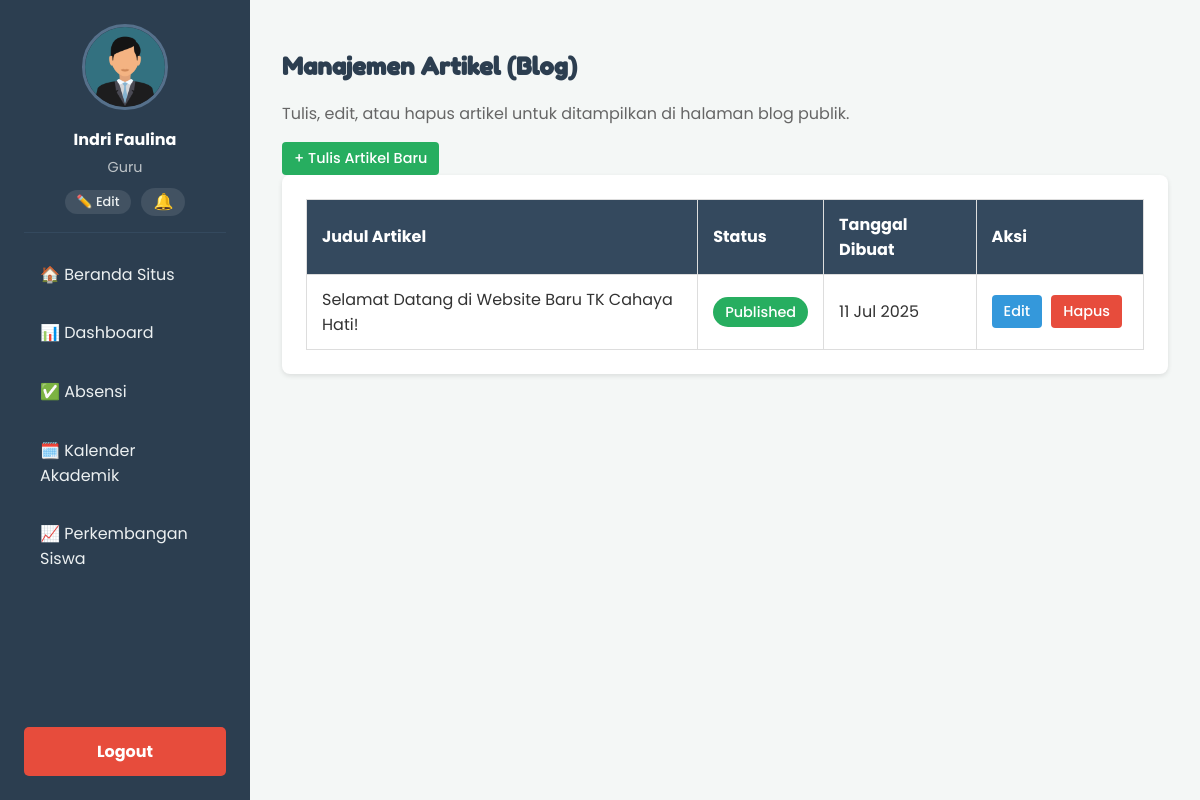
Page /guru/manajemen_artikel.php (signed in) on the committed database.
### tables this page shows
CREATE TABLE `artikel` (
  `id_artikel` int(11) NOT NULL,
  `id_guru` int(11) NOT NULL,
  `id_kategori` int(11) DEFAULT NULL,
  `judul_artikel` varchar(255) NOT NULL,
  `isi_artikel` longtext NOT NULL,
  `gambar_header` varchar(255) DEFAULT NULL,
  `status_publikasi` enum('published','draft') NOT NULL DEFAULT 'draft',
  `tanggal_dibuat` timestamp NOT NULL DEFAULT current_timestamp(),
  `tanggal_diubah` timestamp NOT NULL DEFAULT current_timestamp() ON UPDATE current_timestamp()
);

### guru/manajemen_artikel.php (the view, shortened to what this page needs)
<?php
include 'template_header.php';
require_once '../config.php';
$id_guru = $_SESSION['guru_id'];
?>
<div class="admin-content-header">
    <h2>Manajemen Artikel (Blog)</h2>
    <p>Tulis, edit, atau hapus artikel untuk ditampilkan di halaman blog publik.</p>
</div>
<div class="admin-content-body">
    <div class="action-bar">
        <a href="form_artikel.php" class="btn-aksi btn-simpan">+ Tulis Artikel Baru</a>
    </div>
    <div class="table-container">
        <table class="table-data">
            <thead>
                <tr>
                    <th>Judul Artikel</th>
                    <th>Status</th>
                    <th>Tanggal Dibuat</th>
                    <th style="width: 20%;">Aksi</th>
                </tr>
            </thead>
            <tbody>
                <?php
                $stmt = $conn->prepare("SELECT id_artikel, judul_artikel, status_publikasi, tanggal_dibuat FROM artikel WHERE id_guru = ? ORDER BY tanggal_dibuat DESC");
                $stmt->bind_param("i", $id_guru);
                $stmt->execute();
                $result = $stmt->get_result();
                if ($result->num_rows > 0) {
                    while ($row = $result->fetch_assoc()) {
                        $status_class = $row['status_publikasi'] == 'published' ? 'status-hadir' : 'status-sakit';
                ?>
                        <tr>
                            <td><?php echo htmlspecialchars($row['judul_artikel']); ?></td>
                            <td><span class="status-label <?php echo $status_class; ?>"><?php echo ucfirst($row['status_publikasi']); ?></span></td>
                            <td><?php echo date('d M Y', strtotime($row['tanggal_dibuat'])); ?></td>
                            <td>
                                <a href="form_artikel.php?id=<?php echo $row['id_artikel']; ?>" class="btn-aksi btn-detail">Edit</a>
                                <a href="hapus_artikel.php?id=<?php echo $row['id_artikel']; ?>" class="btn-aksi btn-hapus" onclick="return confirm('Anda yakin ingin menghapus artikel ini?');">Hapus</a>
                            </td>
                        </tr>
                <?php
                    }
                } else {
                    echo "<tr><td colspan='4' style='text-align:center;'>Anda belum menulis artikel apapun.</td></tr>";
                }
                ?>
            </tbody>
        </table>
    </div>
</div>
<?php include 'template_footer.php'; ?>

### css/admin.css (style rules this page uses)
body { font-family: 'Poppins', sans-serif; margin: 0; background-color: #f4f7f6; color: #333; }
.admin-content-header h2 { font-family: 'Fredoka One', cursive; text-align: left; color: #2c3e50; }
.admin-content-header p { color: #666; margin-top: 0; }
.table-container { background-color: #fff; padding: 1.5rem; border-radius: 8px; box-shadow: 0 2px 5px rgba(0, 0, 0, .1); overflow-x: auto; }
.table-data { width: 100%; border-collapse: collapse; }
.table-data td, .table-data th { padding: 12px 15px; border: 1px solid #ddd; text-align: left; vertical-align: middle; }
.table-data thead { background-color: #34495e; color: #fff; }
.btn-aksi { display:inline-block;padding:6px 12px;margin-right:5px;border-radius:4px;color:#fff;text-decoration:none;font-size:.9rem;text-align:center;border:none;cursor:pointer;font-weight:500 }
.btn-detail { background-color:#3498db }
.btn-hapus { background-color:#e74c3c }
.btn-simpan { background-color:#27ae60 }
.status-label { padding:5px 12px;border-radius:15px;color:#fff;font-size:.9rem;font-weight:500 }
.status-hadir { background-color:#27ae60 }

### rows in the picture
artikel: judul_artikel "Selamat Datang di Website Baru TK Cahaya Hati!", status_publikasi "Published", tanggal_dibuat "11 Jul 2025"

### other values in the picture
$_SESSION['guru_nama'] "Indri Faulina"
